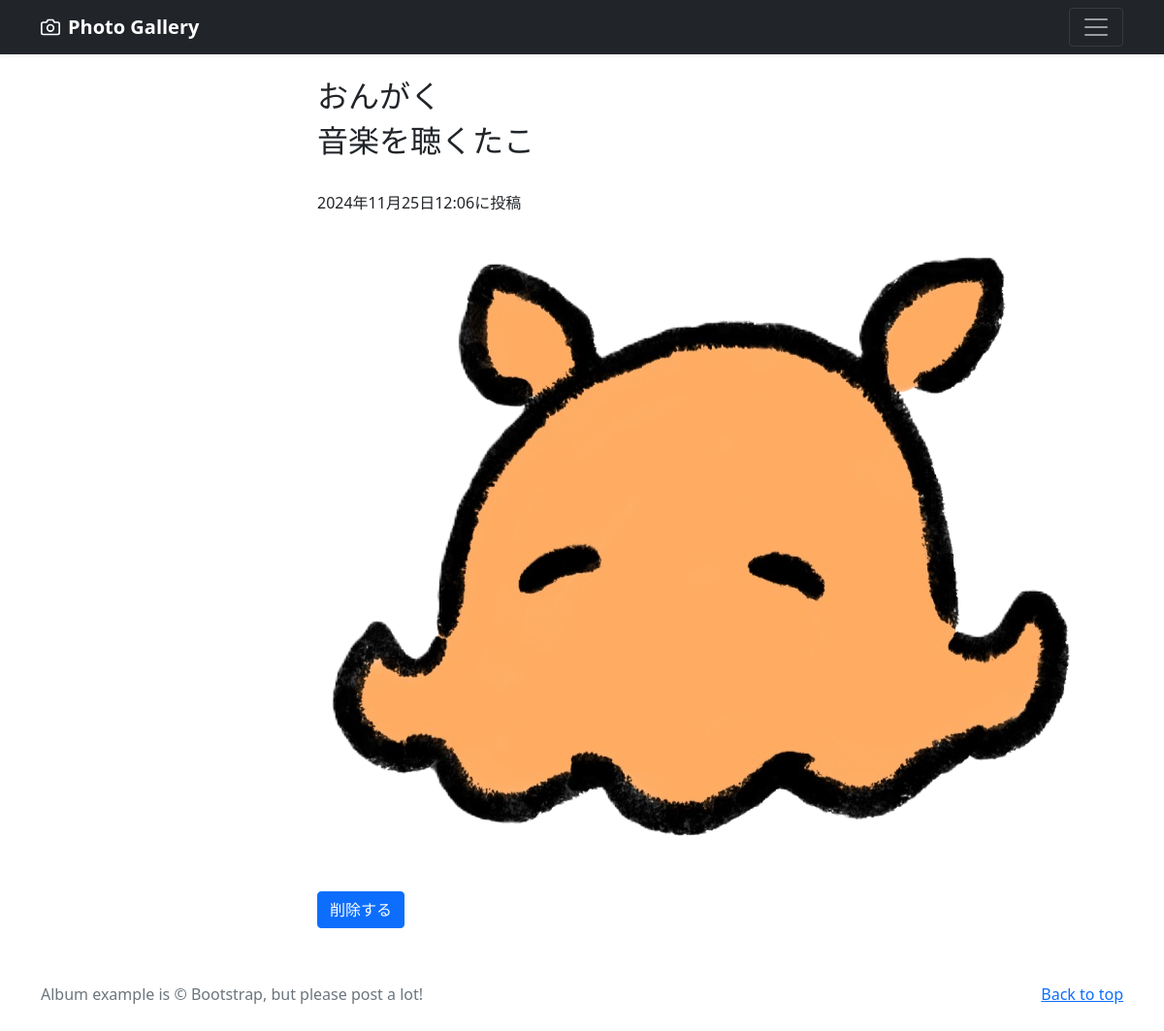
/photo-detail/3 (signed in), run on the app's committed database.
### photo/models.py (models this page shows, shortened)
class PhotoPost(models.Model):
    user = models.ForeignKey(
        CustomUser,
        verbose_name='ユーザー',
        on_delete=models.CASCADE
    )
    category = models.ForeignKey(
        Category,
        verbose_name='カテゴリ',
        on_delete=models.PROTECT
    )
    title = models.CharField(
        verbose_name='タイトル',
        max_length=200
    )
    comment = models.TextField(
        verbose_name='コメント'
    )
    image1 = models.ImageField(
        verbose_name='イメージ1',
        upload_to= 'photos',
    )
    image2 = models.ImageField(
        verbose_name= 'イメージ2',
        upload_to='photos',
        blank=True,
        null=True
    )
    posted_at = models.DateTimeField(
        verbose_name='投稿日時' ,
        auto_now_add=True
    )

### photo/views.py (the view)
# urls.py: path('photo-detail/<int:pk>',views.DetailView.as_view(),name = 'photo_detail'),
class DetailView(DetailView):
    template_name ='detail.html'
    model = PhotoPost

### photo/templates/detail.html (shortened to what this page needs)
{% extends 'base.html' %}
{% block contents %}
<br>
<div class="container">
  <div class="row">
    <div class="col offset-3">
        <h2>{{object.title}}</h2>
        <h2>{{object.comment}}</h2>
      <br>
        <p>{{object.posted_at}}に投稿</p>
        <p><img src="{{ object.image1.url }}"></img></p>
        {% if request.user == object.user %}
      <form method="POST">
        <a href="{% url 'photo:photo_delete' object.pk %}"
            class="btn btn-primary my-2">削除する</a>
        {% endif %}
    </div>
  </div>
</div>
{% endblock %}

### data on the page
PhotoPost: title "おんがく", comment "音楽を聴くたこ", posted_at "2024年11月25日12:06", image1 (picture)
